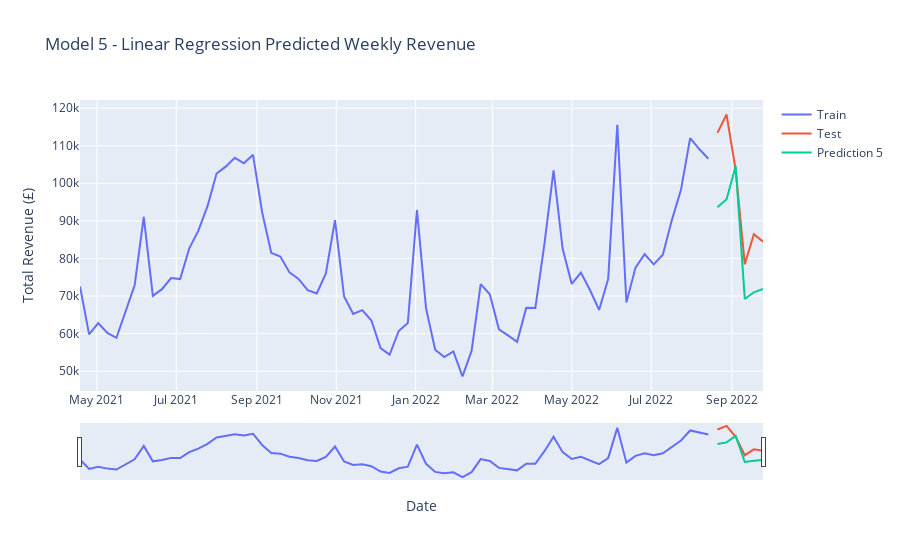

Notebook code cell kept with this figure:
### Code cell
fig = go.Figure()
fig.add_trace(go.Scatter(x=train.index, 
                         y=train['Total_Revenue'], mode='lines', name='Train'))
fig.add_trace(go.Scatter(x=test.index, 
                         y=test['Total_Revenue'], mode='lines', name='Test'))
fig.add_trace(go.Scatter(x=test.index, 
                         y=prediction_5, mode='lines', name='Prediction 5'))

fig.update_xaxes(rangeslider_visible=True)
fig.update_layout(
    yaxis_title='Total Revenue (£)', 
    xaxis_title='Date',
    title='Model 5 - Linear Regression Predicted Weekly Revenue'
)
fig.show()
